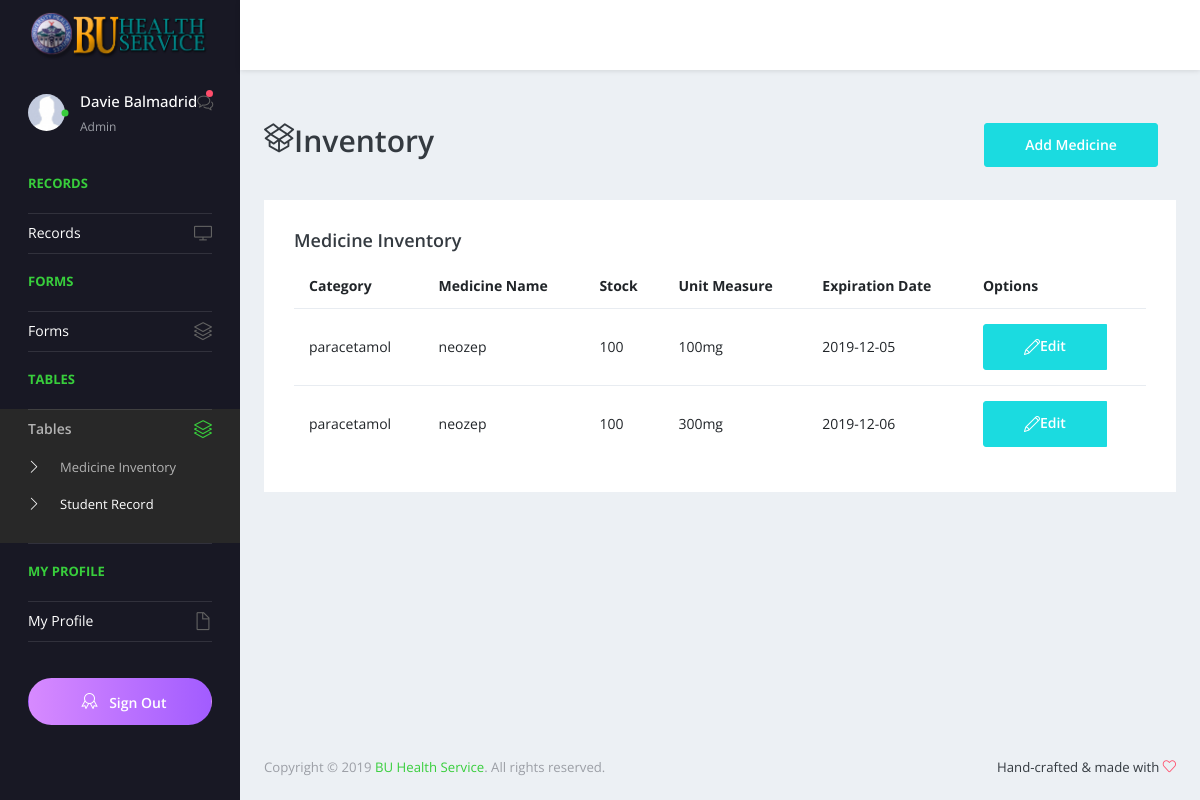
The page /pages/tables/medicineinventory.php (signed in) on the database as committed earlier.
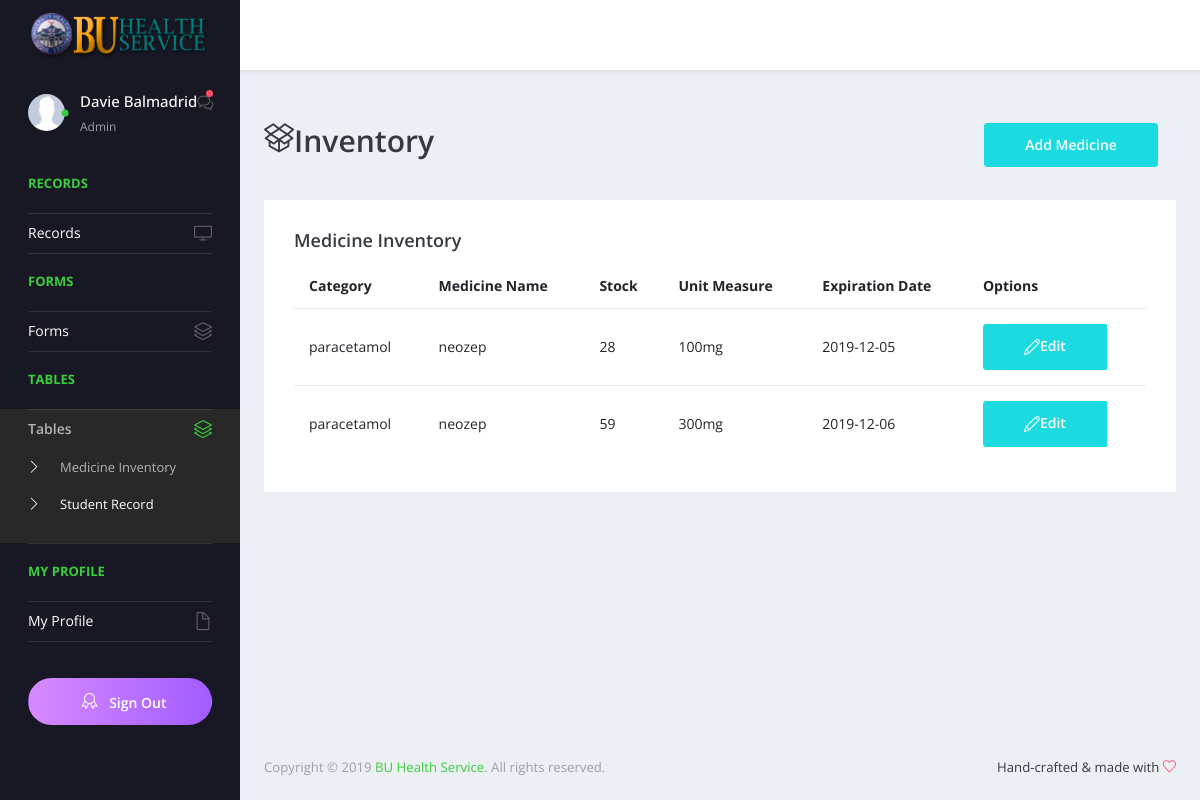
The same page on the database as committed later.
### tables this page shows
CREATE TABLE `tbl_medicine` (
  `ID` int(11) NOT NULL,
  `Category` varchar(45) NOT NULL,
  `MedicineName` varchar(45) NOT NULL,
  `Stock` int(11) NOT NULL,
  `ExpDate` date NOT NULL,
  `UnitMeasure` varchar(45) NOT NULL,
  `CreatedDate` timestamp NOT NULL DEFAULT current_timestamp(),
  `ModifiedDate` timestamp NOT NULL DEFAULT current_timestamp() ON UPDATE current_timestamp(),
  `CreatedBy` varchar(45) NOT NULL,
  `ModifiedBy` varchar(45) NOT NULL
);

### pages/tables/medicineinventory.php (the view, shortened to what this page needs)
<?php
    $conn = OpenCon();
?>
<!DOCTYPE html>
<html lang="en">
  <head>
    <link rel="stylesheet" href="../../vendors/simple-line-icons/css/simple-line-icons.css">
    <link rel="stylesheet" href="../../vendors/flag-icon-css/css/flag-icon.min.css">
    <link rel="stylesheet" href="../../vendors/css/vendor.bundle.base.css">
    <link rel="stylesheet" href="../../vendors/select2/select2.min.css">
    <link rel="stylesheet" href="../../vendors/select2-bootstrap-theme/select2-bootstrap.min.css">
    <link rel="stylesheet" href="../../css/style.css"
  </head>
  <body>
    <div class="container-scroller">
      <nav class="navbar default-layout-navbar col-lg-12 col-12 p-0 fixed-top d-flex flex-row">
      <div class="navbar-brand-wrapper d-flex align-items-center">
          <a  href="index.php">
            <img src="../../images/ddh.png" alt="logo" width="100%"/>
          </a>
        </div>
        <div class="navbar-menu-wrapper d-flex align-items-center flex-grow-1">
        </div>
      </nav>
      <div class="container-fluid page-body-wrapper">
        <nav class="sidebar sidebar-offcanvas" id="sidebar">
          <ul class="nav">
            <li class="nav-item nav-profile">
              <a href="#" class="nav-link">
                <div class="profile-image">
                  <img class="img-xs rounded-circle" src="../../images/faces/noface.jpg" alt="profile image">
                  <div class="dot-indicator bg-success"></div>
                </div>
                <div class="text-wrapper">
                  <p class="profile-name"><?php echo ucwords($_SESSION['Fname']). " ";echo  ucwords($_SESSION['Lname']);?></p>
                  <p class="designation"><?php echo ucwords($_SESSION['position'])?></p>
                </div>
                <div class="icon-container">
                  <i class="icon-bubbles"></i>
                  <div class="dot-indicator bg-danger"></div>
                </div>
              </a>
            </li>
            <li class="nav-item nav-category">
              <span class="nav-link">Records</span>
            </li>
            <li class="nav-item">
              <a class="nav-link" href="../../index.php">
                <span class="menu-title">Records</span>
                <i class="icon-screen-desktop menu-icon"></i>
              </a>
            </li>
            <li class="nav-item nav-category"><span class="nav-link">Forms</span></li>
<li class="nav-item">
<a class="nav-link" data-toggle="collapse" href="#ui-basic" aria-expanded="false" aria-controls="ui-basic">
<span class="menu-title">Forms</span>
<i class="icon-layers menu-icon"></i>
</a>
</li>
<li class="nav-item nav-category"><span class="nav-link">Tables</span></li>
            <li class="nav-item">
              <a class="nav-link" data-toggle="collapse" href="#tables" aria-expanded="false" aria-controls="ui-basic">
                <span class="menu-title">Tables</span>
                <i class="icon-layers menu-icon"></i>
              </a>
              <div class="collapse" id="tables">
                <ul class="nav flex-column sub-menu">
				  <li class="nav-item"> <a class="nav-link" href="medicineinventory.php">Medicine Inventory</a></li>
                  <li class="nav-item"> <a class="nav-link" href="studentrecord.php">Student Record</a></li>
                </ul>
              </div>
            </li>
            <li class="nav-item nav-category"><span class="nav-link">My Profile</span></li>
            <li class="nav-item">
              <a class="nav-link" data-toggle="collapse" href="#auth" aria-expanded="false" aria-controls="auth">
                <span class="menu-title">My Profile</span>
                <i class="icon-doc menu-icon"></i>
              </a>
            </li>
            <li class="nav-item pro-upgrade">
              <span class="nav-link">
                <a class="btn btn-block px-0 btn-rounded btn-upgrade" href="../../logout.php"> <i class="icon-badge mx-2"></i> Sign Out</a>
              </span>
            </li>
          </ul>
        </nav>
         <div class="main-panel">
          <div class="content-wrapper">
            <div class="page-header">
              <h2> Inventory <i class="icon-social-dropbox float-left"></i></h2>
              <nav aria-label="breadcrumb">
                <ol class="breadcrumb">
                  <input class='btn btn-primary w-100' type="button" data-toggle="modal" data-target="#Medicine" name="AddMed" style="width: 100%" value="Add Medicine">
                </ol>
              </nav>
            </div>
            <div class="row">
              <div class="col-md-12 col-sm-12 grid-margin stretch-card">
                <div class="card">
                  <div class="card-body">
                    <h4 class="card-title">Medicine Inventory</h4>
                    <table class="table table-hover">
                      <thead>
                        <tr>
                          <th class="font-weight-bold">Category</th>
                          <th class="font-weight-bold">Medicine Name</th>
                          <th class="font-weight-bold">Stock</th>
                          <th class="font-weight-bold">Unit Measure</th>
                          <th class="font-weight-bold">Expiration Date</th>
                          <th class="font-weight-bold">Options</th>
                        </tr>
                      </thead>
                    <tbody id="myTable1">
                      <?php
                        $sql = "SELECT * from tbl_medicine";
                        $result = mysqli_query($conn,$sql);
                        $rows = array();
                        $ctr = 0;
                        while($r = mysqli_fetch_assoc($result)){
                          $rows[] = $r;
                            echo "<tr>
                                <td>".$rows[$ctr]["Category"]."</td>
                                <td>".$rows[$ctr]["MedicineName"]."</td>
                                <td>".$rows[$ctr]["Stock"]."</td>
                                <td>".$rows[$ctr]["UnitMeasure"]."</td>
                                <td>".$rows[$ctr]["ExpDate"]."</td>
                                <td><div class='btn-group'>
                                  <button id='MedId' value='".$rows[$ctr]['ID']. " type='button' data-toggle='modal' data-target='#editMedicine".$ctr."' class='btn btn-primary w-100'> Edit <i class='icon-pencil float-left'></i></button><br>
                                </div></td>
                                </tr>";
                                ?>
                          <?php
                          $ctr++;
                          }
                    ?>
                      </tbody>
                    </table>
                  </div>
                </div>
              </div>
            </div>
          </div>
          <footer class="footer">
            <div class="d-sm-flex justify-content-center justify-content-sm-between">
              <span class="text-muted text-center text-sm-left d-block d-sm-inline-block">Copyright © 2019 <a href="https://www.bootstrapdash.com/" target="_blank">BU Health Service</a>. All rights reserved.</span>
              <span class="float-none float-sm-right d-block mt-1 mt-sm-0 text-center">Hand-crafted & made with <i class="icon-heart text-danger"></i></span>
            </div>
          </footer>
        </div>
      </div>
    </div>
  </body>
</html>

Rows that differ between the two databases and show on the page:
changed tbl_medicine "100mg": Stock "100" → "28"
changed tbl_medicine "300mg": Stock "100" → "59"
